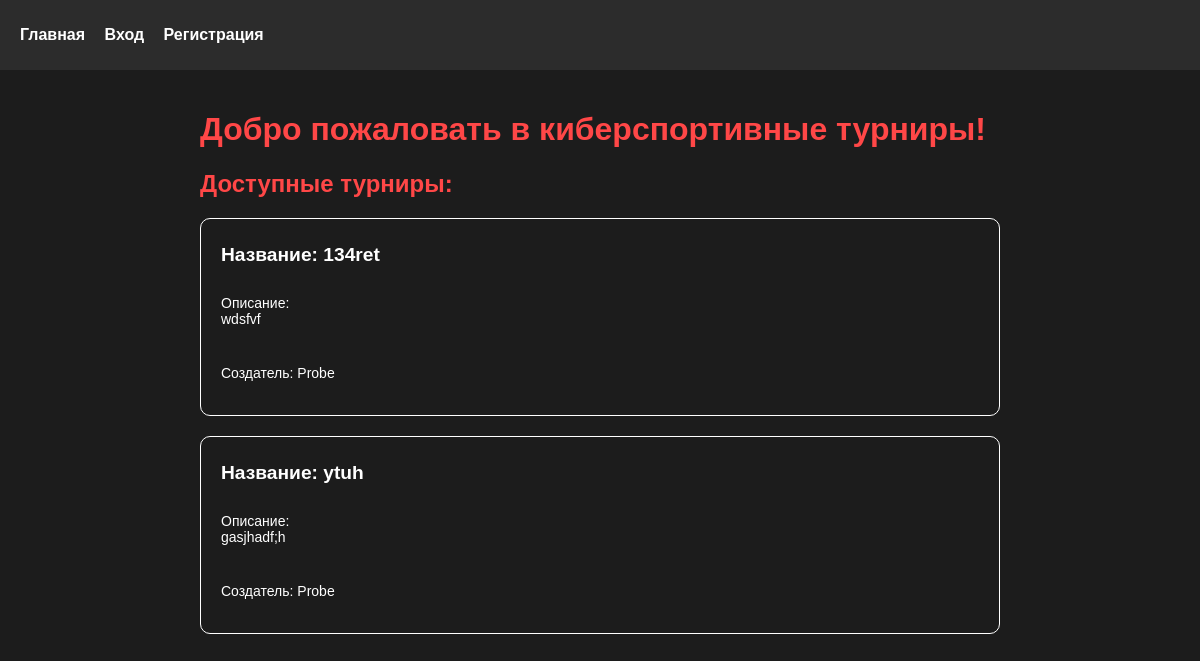
The page /index on the database as committed earlier.
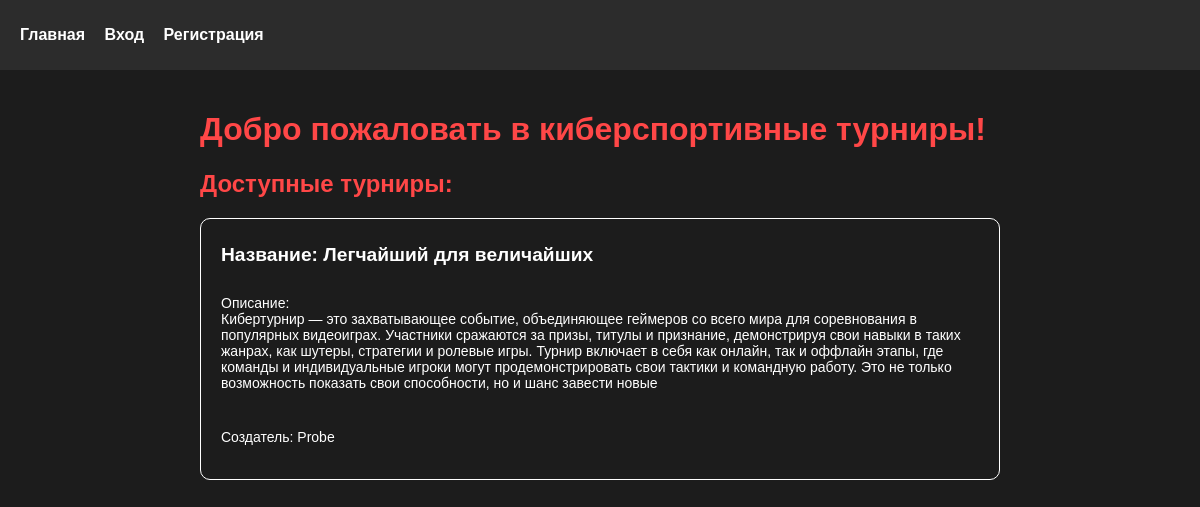
The same page on the database as committed later.
### models/Tournament.py (models this page shows, shortened)
class Tournament(db.Model, Base):
    __tablename__ = "tournaments"
    id = db.Column(db.Integer, primary_key=True)
    name = db.Column(db.String(100))
    description = db.Column(db.Text, nullable=True)
    creator_user_id = db.Column("creator_user_id", db.String(20), db.ForeignKey(User.id))

### models/User.py (models this page shows, shortened)
class User(db.Model, UserMixin):
    __tablename__ = 'users'
    id = db.Column(db.String(20), primary_key=True, default=str(uuid4()))
    username = db.Column(db.String(20), unique=True, nullable=False)
    password = db.Column(db.String(50), nullable=False)

### routes/mainRouter.py (the view)
@mainRouter.route('/')
@mainRouter.route('/index')
def index():
    tournaments = Tournament.query\
        .join(User, Tournament.creator_user_id == User.id)\
        .add_columns(User.username, Tournament.creator_user_id, Tournament.id, Tournament.name, Tournament.description)\
        .all()\
    is_participant_tournaments = User.query\
        .join(Tournament_participants, Tournament_participants.user_id == User.id)\
        .add_columns(Tournament_participants.tournament_id)\
        .all()\
    is_participant_tournaments = map(lambda tour: tour.tournament_id, is_participant_tournaments)
    return render_template('pages/index.html', tournaments=tournaments, is_participant_tournaments=is_participant_tournaments)

### templates/pages/index.html (shortened to what this page needs)
{% extends 'pages/base.html' %}
{% block content %}
<h1>Добро пожаловать в киберспортивные турниры!</h1>
{% if tournaments %}
    <h2>Доступные турниры:</h2>
    <ul>
        {% for tournament in tournaments %}
            <a style='color: white; text-decoration: none' href="{{ url_for('tournamentRouter.tournament', tournament_id=tournament.id) }}">
                <li class="tournament">
                    <h5>Название: {{ tournament.name }}</h5>
                    <p>Описание: <br>{{ tournament.description }}</p>
                    <p>Создатель: {{ tournament.username }}</p>
                </li>
            </a>
        {% endfor %}
    </ul>
{% else %}
    <p>Турниров пока нет.</p>
{% endif %}
{% endblock %}

### templates/pages/base.html (shortened to what this page needs)
<!DOCTYPE html>
<html lang="ru">
<head>
    <link rel="stylesheet" href="{{ url_for('static', filename='style.css') }}">
</head>
<body>
    {% include 'ui/header.html' %}
    <div class="container">
        {% block content %}
        {% endblock %}
    </div>
</body>
</html>

### templates/ui/header.html
{% block content %}
<header>
    <nav>
        <ul>
            <li><a href="{{ url_for('mainRouter.index') }}">Главная</a></li>
            {% if current_user.is_authenticated %}
            <li><a href="{{ url_for('mainRouter.dashboard') }}">Личный кабинет</a></li>
            <li><a href="{{ url_for('authRouter.logout') }}">Выйти</a></li>
            {% else %}
            <li><a href="{{ url_for('authRouter.login') }}">Вход</a></li>
            <li><a href="{{ url_for('authRouter.register') }}">Регистрация</a></li>
            {% endif %}
        </ul>
    </nav>
</header>
{% endblock %}

### static/style.css (style rules this page uses)
body { background-color: #1c1c1c; color: #fff; font-family: 'Arial', sans-serif; margin: 0; padding: 0; }
h1, h2, h3 { color: #ff4747; }
a { color: #ff4747; text-decoration: none; }
.container { max-width: 800px; margin: 0 auto; padding: 20px; }
header { background-color: #2c2c2c; padding: 10px 20px; }
nav ul { list-style-type: none; padding: 0; }
nav ul li { display: inline; margin-right: 15px; }
nav ul li a { color: #fff; font-weight: bold; }
.tournament { display: flex; flex-direction: column; gap: 10px; border: white 1px solid; padding: 20px; border-radius: 10px; }
.tournament h5 { font-size: larger; margin: 5px 0; }
ul { list-style-type: none; padding: 0; }
ul li { margin-bottom: 20px; }
ul li p { font-size: 14px; }

Rows that differ between the two databases and show on the page:
removed Tournament: name "134ret", description "wdsfvf", username "Probe"
removed Tournament: name "ytuh", description "gasjhadf;h", username "Probe"
added Tournament: name "Легчайший для величайших", description "Кибертурнир — это захватывающее событие, объединяющее геймеров со всего мира для соревнования в популярных видеоиграх. Участники сражаются за призы, титулы и признание, демонстрируя свои навыки в таких жанрах, как шутеры, стратегии и ролевые игры. Турнир включает в себя как онлайн, так и оффлайн этапы, где команды и индивидуальные игроки могут продемонстрировать свои тактики и командную работу. Это не только возможность показать свои способности, но и шанс завести новые", username "Probe"
